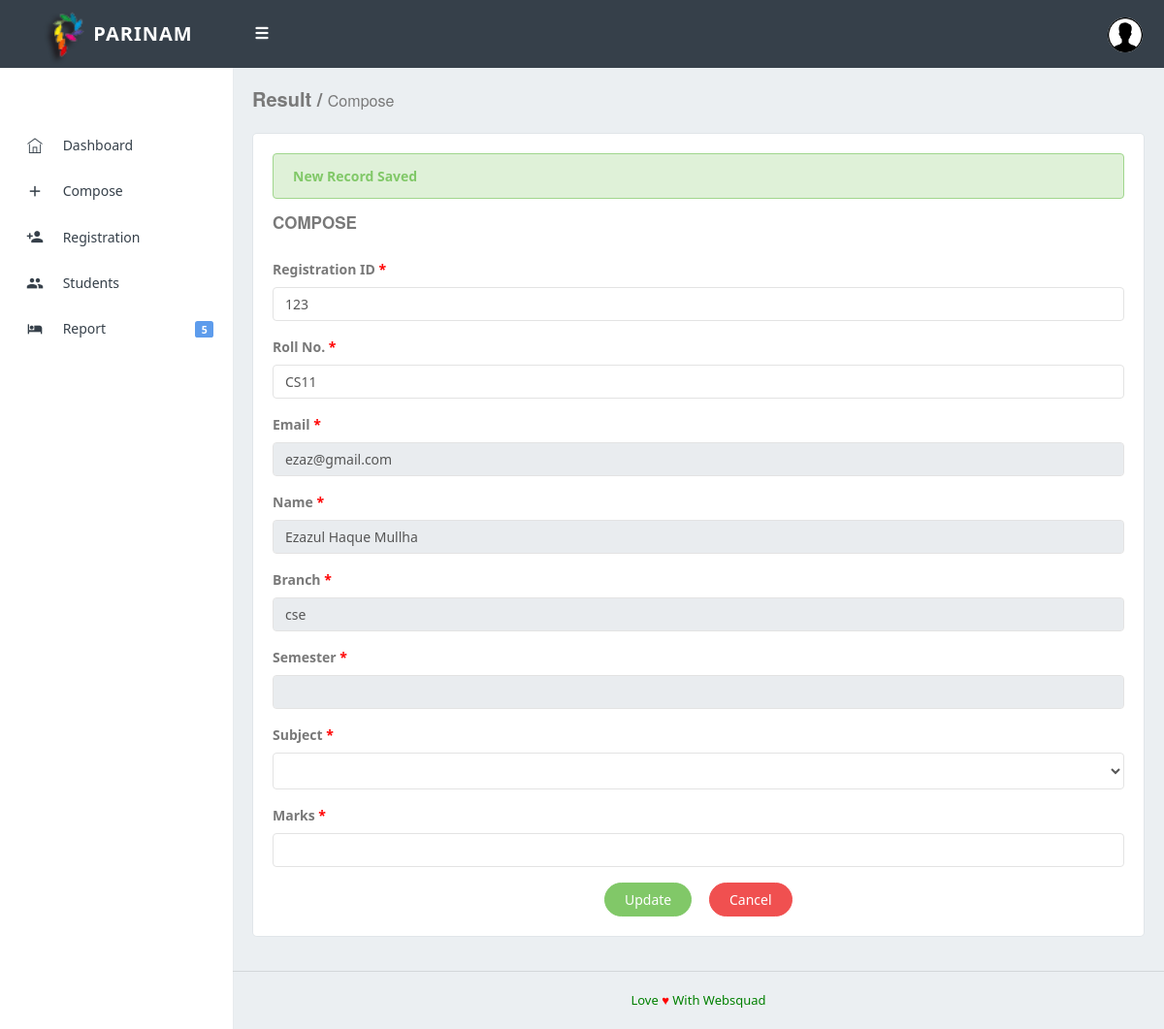
Screenshot of /update_result.php?email=ezaz@gmail.com with the database file from the repository.
### tables this page shows
CREATE TABLE `student` (
  `id` bigint(100) NOT NULL,
  `email` varchar(225) NOT NULL,
  `name` varchar(255) NOT NULL,
  `department` varchar(255) NOT NULL,
  `semester` int(100) NOT NULL,
  `reg_num` varchar(255) NOT NULL,
  `roll_num` varchar(255) NOT NULL,
  `mother` varchar(255) NOT NULL,
  `father` varchar(255) NOT NULL,
  `dob` date NOT NULL
);

### update_result.php (the view, shortened to what this page needs)
<?php
	require "include/db.php";
	$student_id = $_GET['email'];
	$sem = $_GET['sem'];
	$sub_id = $_GET['sub_id'];
	$sql = "SELECT email, name,department, semester, reg_num, roll_num FROM student WHERE email = '$student_id' ";
	$result = mysqli_query($conn, $sql);
	$row = mysqli_fetch_assoc($result);
	$reg_num = $row['reg_num'];
	$roll_num = $row['roll_num'];
	$name = $row['name'];
	$department = $row['department'];
	function fetch_sub($sub_id){
		require 'include/db.php';
		$sql = "SELECT * FROM subject WHERE sub_id = '$sub_id' ";
		$result = mysqli_query($conn, $sql);
		if(!$result){
			echo(mysqli_error($conn));
		}
		else{
			$row = mysqli_fetch_assoc($result);
			echo '<option value="'.$row['sub_id'].'">'.$row['sub_name'].'</option>';
		}
	}
?>
<!DOCTYPE html>
 <html>
     <head>
         <link href="assets/css/bootstrap.min.css" rel="stylesheet" type="text/css" />
         <link href="assets/css/icons.css" rel="stylesheet" type="text/css" />
         <link href="assets/css/style.css" rel="stylesheet" type="text/css" />
     </head>
     <body class="fixed-left">
         <div id="wrapper">
          <?php require 'nav.php';?>
             <div class="left side-menu">
                 <div class="sidebar-inner slimscrollleft">
                     <div id="sidebar-menu">
<?php require 'menu.php';?>
                     </div>
                 </div>
             </div>
          <div class="content-page">
                 <div class="content">
                     <div class="container-fluid">
                         <div class="row">
                             <div class="col-sm-12">
                                 <h4 class="page-title">Result / <small>Compose </small></h4>
                             </div>
                         </div>
                          <div class="row">
                             <div class="col-md-12">
							 <div class="card-box">
<div class="alert alert-success">
                                                 <strong>New Record Saved</strong>
                                             </div>
							 <h4 class="m-t-0 header-title"><b>Compose</b></h4>
                                     <form method="post" action="#" id="compose_form" onsubmit="return update_result()">
                                         <div>
                                             <section>
                                                 <div class="form-group clearfix">
                                                     <label class="control-label " for="userName">Registration ID <font color="red">*</font></font> </label>
                                                     <div class="">
                                                         <input class="form-control required" onkeyup="fetch_student(this.value)" id="s_reg" value="<?php echo $reg_num; ?>"   name="reg_num" type="text" required />
                                                     </div>
                                                 </div>
                                                 <div class="form-group clearfix">
                                                     <label class="control-label " for="password"> Roll No. <font color="red">* </font></label>
                                                     <div class="">
                                                         <input  name="roll_num" type="text" value="<?php echo $roll_num; ?>" onkeyup="fetch_student(this.value)" id="s_roll" class="required form-control" required />
                                                     </div>
                                                 </div>
												 <div class="form-group clearfix">
                                                     <label class="control-label " for="password"> Email <font color="red">*</font></label>
                                                     <div class="">
                                                         <input  name="s_email" type="text" value="<?php echo $student_id; ?>" id="s_email" class="required form-control" required  readonly />
                                                     </div>
                                                 </div>
												 <div class="form-group clearfix">
                                                     <label class="control-label " for="password"> Name <font color="red">*</font></label>
                                                     <div class="">
                                                         <input  name="name" type="text" id="s_name" value="<?php echo $name; ?>" class="required form-control" required  readonly />
                                                     </div>
                                                 </div>
												 <div class="form-group clearfix">
                                                     <label class="control-label " for="password"> Branch  <font color="red">*</font></label>
                                                     <div class="">
                                                         <input  name="branch" type="text" id="s_branch" value="<?php echo $department; ?>"  class="required form-control" required  readonly />
                                                     </div>
                                                 </div>
												<div class="form-group clearfix">
                                                     <label class="control-label " for="password">Semester  <font color="red">*</font></label>
                                                     <div class="">
                                                        <input  name="semester" type="text" id="s_semester" value="<?php echo $sem; ?>" class="required form-control" required  readonly />
                                                     </div>
                                                 </div>
												 <div class="form-group clearfix">
                                                     <label class="control-label " for="password"> Subject <font color="red">*</font></label>
                                                     <div class="">
                                                         <select  name="subject"  class="required form-control" required  />
																<?php  fetch_sub($sub_id); ?>
                                                     </div>
                                                 </div>
												 <div class="form-group clearfix">
                                                     <label class="control-label " for="password"> Marks <font color="red">*</font></label>
                                                     <div class="">
                                                         <input  name="marks" type="text" class="required form-control" required />
                                                     </div>
                                                 </div>
                                                  <center><button type="submit" class="btn btn-success btn-rounded waves-effect waves-light">Update</button>  &nbsp;&nbsp;&nbsp;
												  <input type="reset" class="btn btn-danger btn-rounded waves-effect waves-light" value="Cancel">
												  </center>
                                             </section>
                                         </div>
                                     </form>
                                 </div>
                             </div>
                         </div>
						 </div>
                     </div>
                 </div>
                 <?php require 'footer.php';?>
             </div>
     </body>
 </html>

### rows the page displays
student: reg_num "123", roll_num "CS11", name "Ezazul Haque Mullha", branch "cse"
